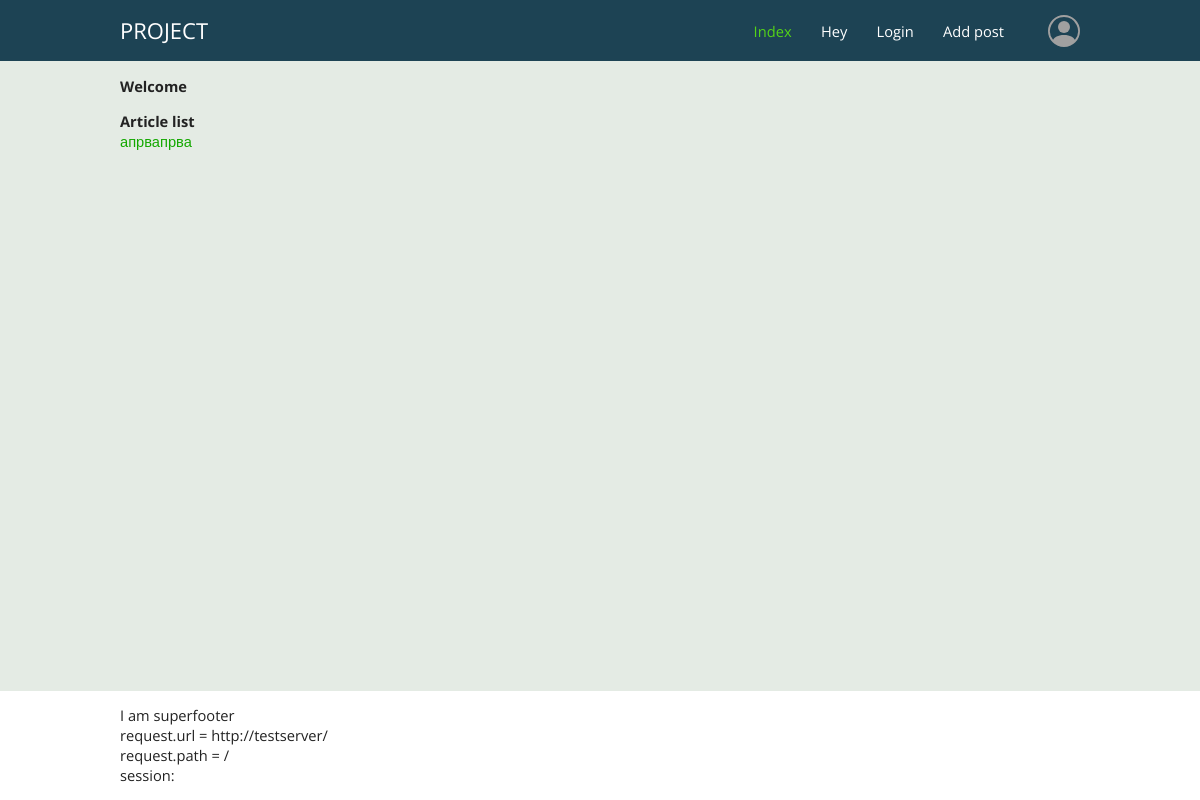
The app's page /, older data.
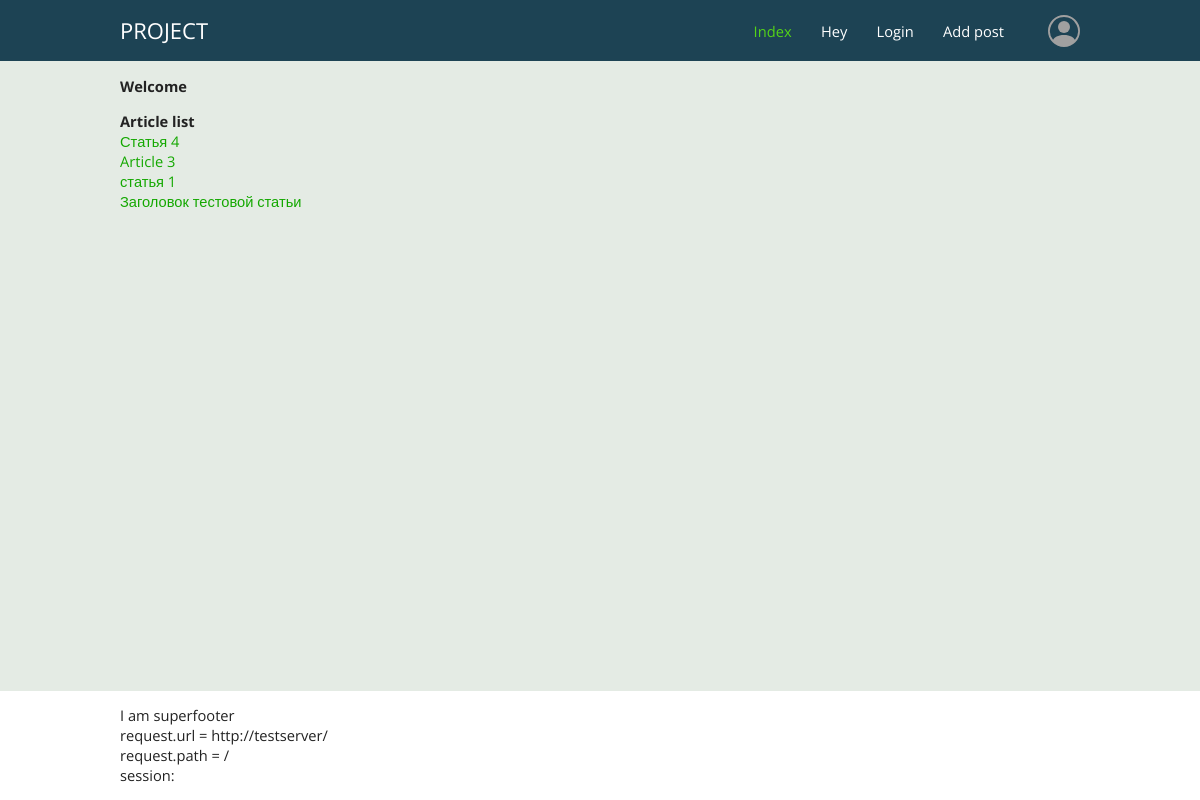
The same page, newer data.
### tables this page shows
CREATE TABLE mainmenu (
    id integer PRIMARY KEY AUTOINCREMENT,
    title test NOT NULL,
    url text NOT NULL
);

CREATE TABLE posts
(
	id integer
		constraint posts_pk
			primary key autoincrement,
	title text not null,
	text text not null
, time integer not null);

### app.py (the view)
@app.route("/")
def index():  # put application's code here
    print(url_for("index"))
    article_list = dbase().showPostList()
    return render_template("index.html", article_list=article_list)

### FDataBase.py (called while the page is built)
    def getmenu(self):
        try:
            self.__cur.execute('SELECT * FROM mainmenu')
            res = self.__cur.fetchall()
            if res:
                return res
        except sqlite3.Error as e:
            print('DB read error'+str(e))
        return []

    def showPostList(self):
        try:
            self.__cur.execute('SELECT id, title FROM posts ORDER BY time DESC ')
            res = self.__cur.fetchall()
            if res:
                return res
        except sqlite3.Error as e:
            print('DB read error'+str(e))
        return []

### app.py (called while the page is built)
def connect_db():
    conn = sqlite3.connect(app.config['DATABASE'])
    conn.row_factory = sqlite3.Row
    return conn

def get_db():
    if not hasattr(g, 'link_db'):
        g.link_db = connect_db()
    return g.link_db

def dbase():
    db = get_db()
    dbase = FDataBase(db)
    return dbase

@app.context_processor
def main_menu():
    return dict(
        dbase=dbase(),
        menu=dbase().getmenu(),
        path=request.url
    )

### templates/index.html
{% extends 'main.html' %}
{% block content %}
    <h2>Article list</h2>
    {% for article in article_list %}
        <p><a href=" {{ url_for('showPost', post_id=article.id) }}">{{ article.title }}</a></p>
    {% endfor %}
{% endblock %}

### templates/header.html (shortened to what this page needs)
<header>
    <div class="wrapper">
        <div class="logo">
            <a href="/">PROJECT</a>
        </div>
        {% block mainmenu %}
            <ul class="menu">
                {% for menu_item in menu %}
                <li>
                    <a href=" {{ menu_item.url }} "
                        {% if menu_item.url == request.path %}
                            class="active"
                        {% endif %}
                    > {{ menu_item.title }} </a>
                </li>
                {% endfor %}
            </ul>
        {% endblock %}
        <div class="avatar">
            <a href="#">
            </a>
        </div>
    </div>
</header>

Row changes from the older to the newer data that the page shows:
removed posts: title "апрвапрва"
added posts: title "Статья 4"
added posts: title "Article 3"
added posts: title "статья 1"
added posts: title "Заголовок тестовой статьи"
